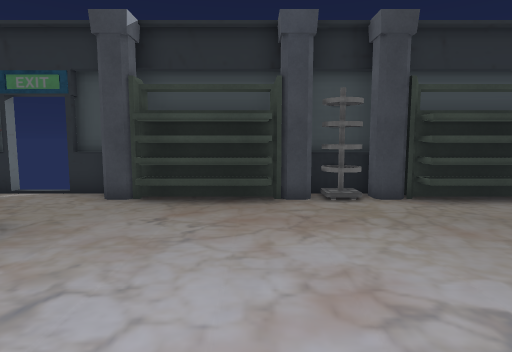
View 1 (above)

16 first-person views from a walk through a scene from a Unity 3-D project. The camera is 1.4 m above the floor, tilts 6° down and sees 75° across. The floor is counted in squares, 1 m on a side. Each view is taken from the middle of a square. On the plan, view 1 faces up. The plan holds only what a view shows up to about 15 squares ahead; the rest is blank. The player character is not drawn. Some animated figures are left out. Some surface patterns are stand-ins.

View 2
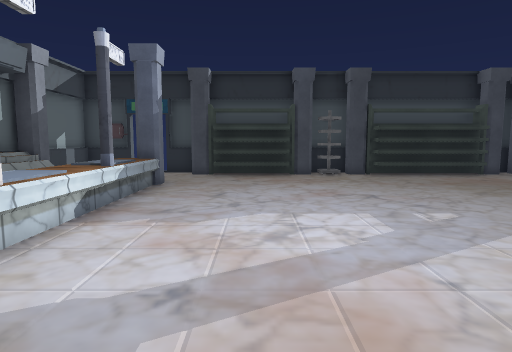

View 3
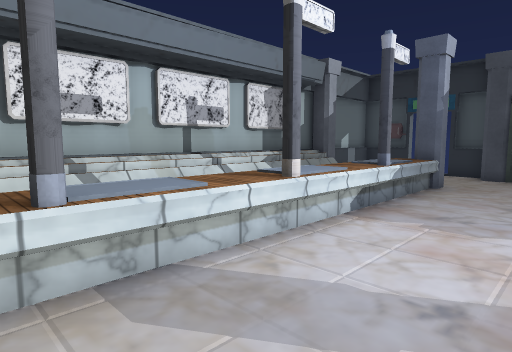

View 4
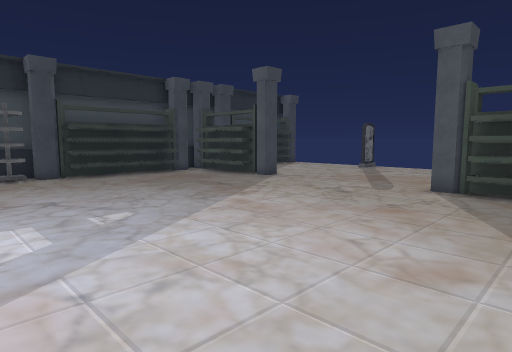

View 5
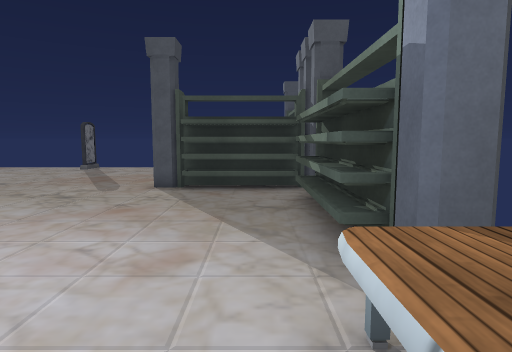

View 6
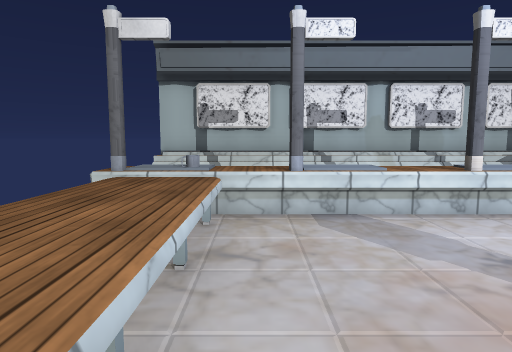

View 7
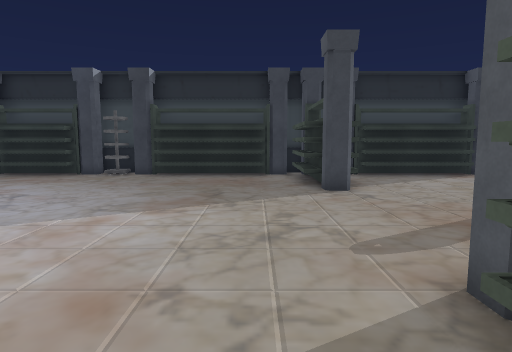

View 8
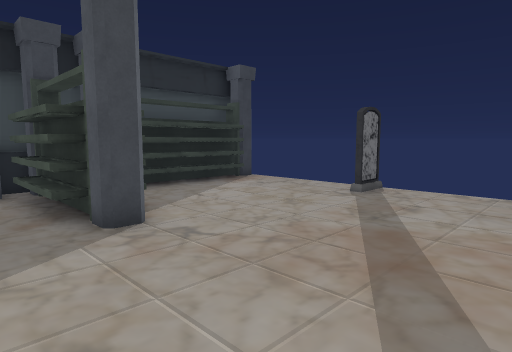

View 9
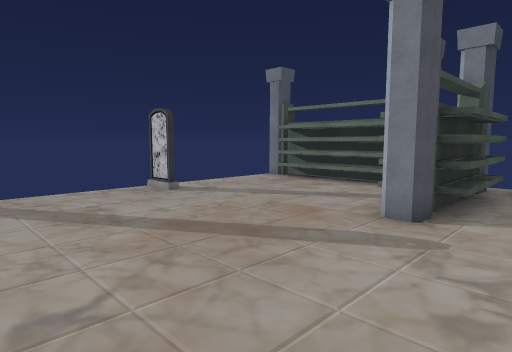

View 10
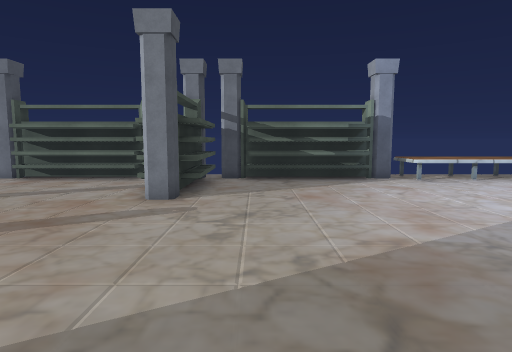

View 11
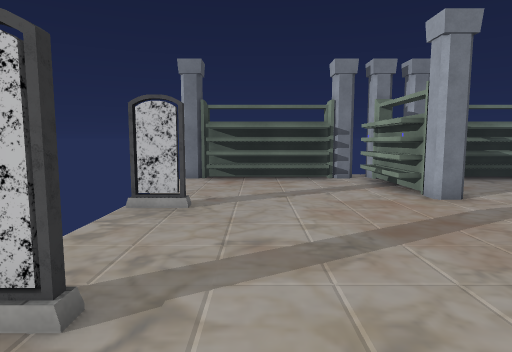

View 12
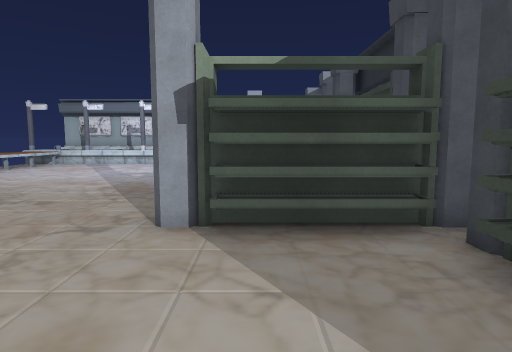

View 13
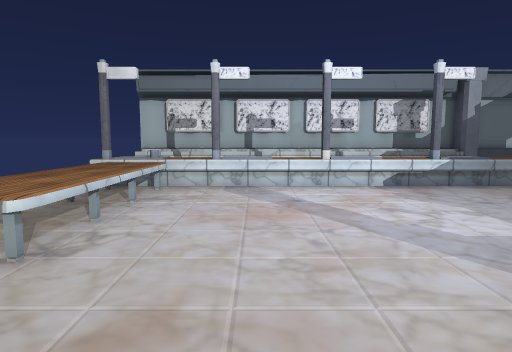

View 14
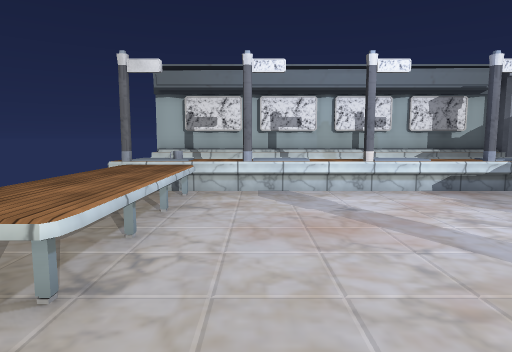

View 15
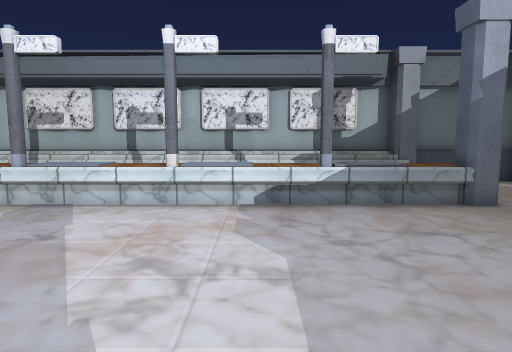

View 16
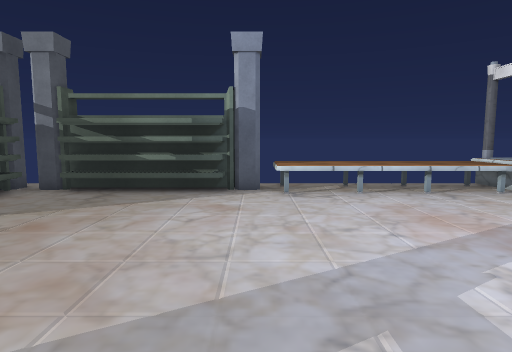

### Floor plan
Key: @ floor where view 1 was taken; # wall or solid block; x gap in a wall; . floor; / step, stairs or slope; ^ raised ledge.
Columns run from 9 left of view 1 to 18 right of it. Each row starts with its distance up from view 1.
  9 ### x#    #  #
  8 #....#######################
  7 # .................##......
  6 #  ................##......
  5 ##  ^#.............##......
  4 #/  ^^.............##......
  3 #/  ^^.....................
  2 #/  ^^....................##
  1 #/  ^^.....................
  0 #/  ^^...@.................
 -1 #/  ^^.....................
 -2 #/  ^^....................##
 -3 #/  ^^.............##......
 -4 #/  ^^.............##......
 -5 #/  ^^.............##......
 -6 #/  ^^.............##......
 -7 #/  ^^^^^^^^.#####.#########
 -8 #/  ^^^^^^^^### ######
 -9 #   ^#

Where each view was taken, in squares from view 1:
view 1: 0 up, 0 right, facing up
view 2: 6 down, 1 left, facing up
view 3: 6 down, 1 left, facing up-left
view 4: 6 down, 0 right, facing up-right
view 5: 6 down, 0 right, facing right
view 6: 6 down, 2 right, facing left
view 7: 6 down, 8 right, facing up
view 8: 2 down, 8 right, facing up-right
view 9: 3 up, 8 right, facing down-right
view 10: 5 up, 8 right, facing down
view 11: 5 up, 15 right, facing down
view 12: 5 up, 16 right, facing left
view 13: 4 down, 6 right, facing left
view 14: 5 down, 5 right, facing left
view 15: 0 up, 3 right, facing left
view 16: 2 up, 3 right, facing down
